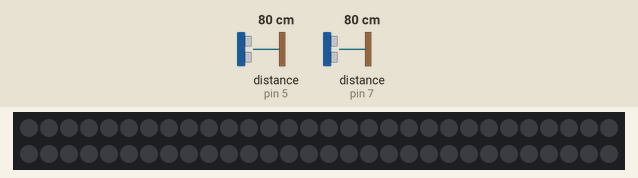
This sketch was run on a simulated Arduino Uno, built with avr-gcc and run on an emulated ATmega328P. Parts: 60 RGB LEDs in strip order, left to right, continuing on the next row. Wiring (inferred from the names in the program): 2 × ultrasonic range finder: trigger pin 4, echo pin 5 / trigger pin 6, echo pin 7. Inputs (shaded band) come from the test bench; at power-on: distance to the obstacle (sensors on pin 5, pin 7) 80 cm. The echo pulse lasts 58.3 µs per cm.

Above: at 1.2 s.
1.3 s: distance to the obstacle (sensor on pin 5) set to 2 cm
At 2.08 s:
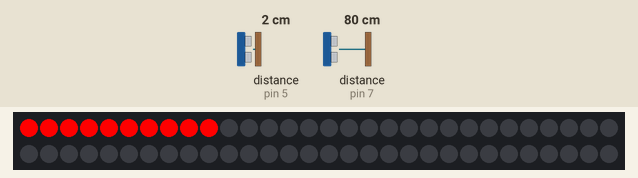
7.3 s: distance to the obstacle (sensor on pin 5) set to 60 cm
10.3 s: distance to the obstacle (sensor on pin 7) set to 2 cm
At 10.51 s:
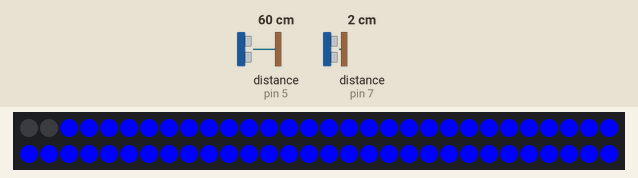
13.3 s: distance to the obstacle (sensor on pin 7) set to 60 cm
16.3 s: distance to the obstacle (sensor on pin 7) set to 4 cm
At 20.23 s:
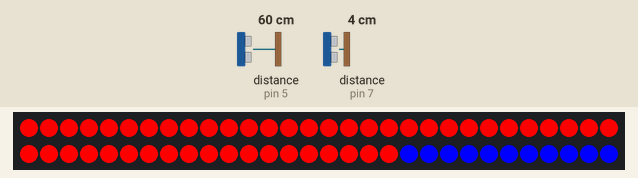

The sketch:

distance.ino
```cpp
#include "FastLED.h"
#define NUM_LEDS 60
CRGB leds[NUM_LEDS];
#define PIN 8

unsigned long startTime = 0;
//unsigned long currentMillis;

// Set timer for LED lights
const unsigned long LED_Lights_Max_Time_On = 125000;

const int trigPinUpstairs = 4; // Trigger pin of the upstairs ultrasonic sensor
const int echoPinUpstairs = 5; // Echo pin of the upstairs ultrasonic sensor
const int trigPinDownstairs = 6; // Trigger pin of the downstairs ultrasonic sensor
const int echoPinDownstairs = 7; // Echo pin of the downstairs ultrasonic sensor
//long durationUpstairs, distanceUpstairs, durationDownstairs, distanceDownstairs;

// LED status
bool led_on = false;

void upStairs(){

  long duration1, distance1;
  digitalWrite(trigPinUpstairs, LOW);
  delayMicroseconds(2);
  digitalWrite(trigPinUpstairs, HIGH);
  delayMicroseconds(10);
  digitalWrite(trigPinUpstairs, LOW);
  duration1 = pulseIn(echoPinUpstairs, HIGH);
  distance1 = duration1 * 0.034 / 2;

  // Read distance from downstairs sensor
  long duration2, distance2;
  digitalWrite(trigPinDownstairs, LOW);
  delayMicroseconds(2);
  digitalWrite(trigPinDownstairs, HIGH);
  delayMicroseconds(10);
  digitalWrite(trigPinDownstairs, LOW);
  duration2 = pulseIn(echoPinDownstairs, HIGH);
  distance2 = duration2 * 0.034 / 2;

  // Check if either sensor is triggered
  if (distance1 <= 50 && led_on == false) {
    startTime = millis();  //initial start time
    colorWipe(0xff,0x00,0x00, 50);
    colorWipe(0x00,0x00,0xff, 50);
    led_on = true;
  } else {
    if(led_on == true && distance1 <= 50){
        led_on = false;
        colorWipe(0x00,0x00,0x00, 50);
    }
  }

  if(led_on == true && distance2 <= 50){
    colorWipe(0x00,0x00,0x00, 50);
     led_on = false;
  }
}

void downstairs(){
  /*********** THIS IS FOR THE DOWN STAIRS SENSOR **********/


  long duration1, distance1;
  digitalWrite(trigPinUpstairs, LOW);
  delayMicroseconds(2);
  digitalWrite(trigPinUpstairs, HIGH);
  delayMicroseconds(10);
  digitalWrite(trigPinUpstairs, LOW);
  duration1 = pulseIn(echoPinUpstairs, HIGH);
  distance1 = duration1 * 0.034 / 2;

  // Read distance from downstairs sensor
  long duration2, distance2;
  digitalWrite(trigPinDownstairs, LOW);
  delayMicroseconds(2);
  digitalWrite(trigPinDownstairs, HIGH);
  delayMicroseconds(10);
  digitalWrite(trigPinDownstairs, LOW);
  duration2 = pulseIn(echoPinDownstairs, HIGH);
  distance2 = duration2 * 0.034 / 2;

  if(distance1 <= 50 && led_on == true){
      led_on = false;
      colorWipe(0x00,0x00,0x00, 50);
  }

  if(distance2 <= 50 && led_on == false){
      startTime = millis();  //initial start time
      led_on = true;
      reverseColorWipe(0xff,0x00,0x00, 50);
      reverseColorWipe(0x00,0x00,0xff, 50);
  } else {
    if(led_on == true && distance2 <= 50){
        led_on = false;
        reverseColorWipe(0x00,0x00,0x00, 50);
    }
  }
}

void setup() {
  // Initialize serial communication
  Serial.begin(9600);

  // Initialize FastLED library
  FastLED.addLeds<WS2811, PIN, GRB>(leds, NUM_LEDS).setCorrection( TypicalLEDStrip );

  // Initialize pins
  pinMode(trigPinUpstairs, OUTPUT);
  pinMode(echoPinUpstairs, INPUT);
  pinMode(trigPinDownstairs, OUTPUT);
  pinMode(echoPinDownstairs, INPUT);
}

void loop() {

  upStairs();
  delay(100);
  downstairs();
  delay(100);
  checkLEDLightStatus();
  delay(100);

}

void colorWipe(byte red, byte green, byte blue, int SpeedDelay) {
  for(uint16_t i=0; i<NUM_LEDS; i++) {
      leds[i] = CRGB(red, green, blue);
      FastLED.show();
      delay(SpeedDelay);
  }
}

void reverseColorWipe(byte red, byte green, byte blue, int SpeedDelay)
{
  for (int i = NUM_LEDS - 1; i >= 0; i--){
      leds[i] = CRGB(red, green, blue);
      FastLED.show();
      delay(SpeedDelay);
  }
}

void checkLEDLightStatus()
{
  // Check to see if the LED lights are on for more than 2 minutes
  if(led_on == true && millis() - startTime > LED_Lights_Max_Time_On){
    reverseColorWipe(0x00,0x00,0x00, 50);
    led_on = false;
  }
}
```

Measured:
- after the input at 1.3 s, the LEDs: first change after 0.31 s (image 1 shows a later state)
- after the input at 10.3 s, the LEDs: first change after 0.15 s (image 2 shows a later state)
- after the input at 16.3 s, the LEDs: first change after 0.25 s (image 3 shows a later state)
